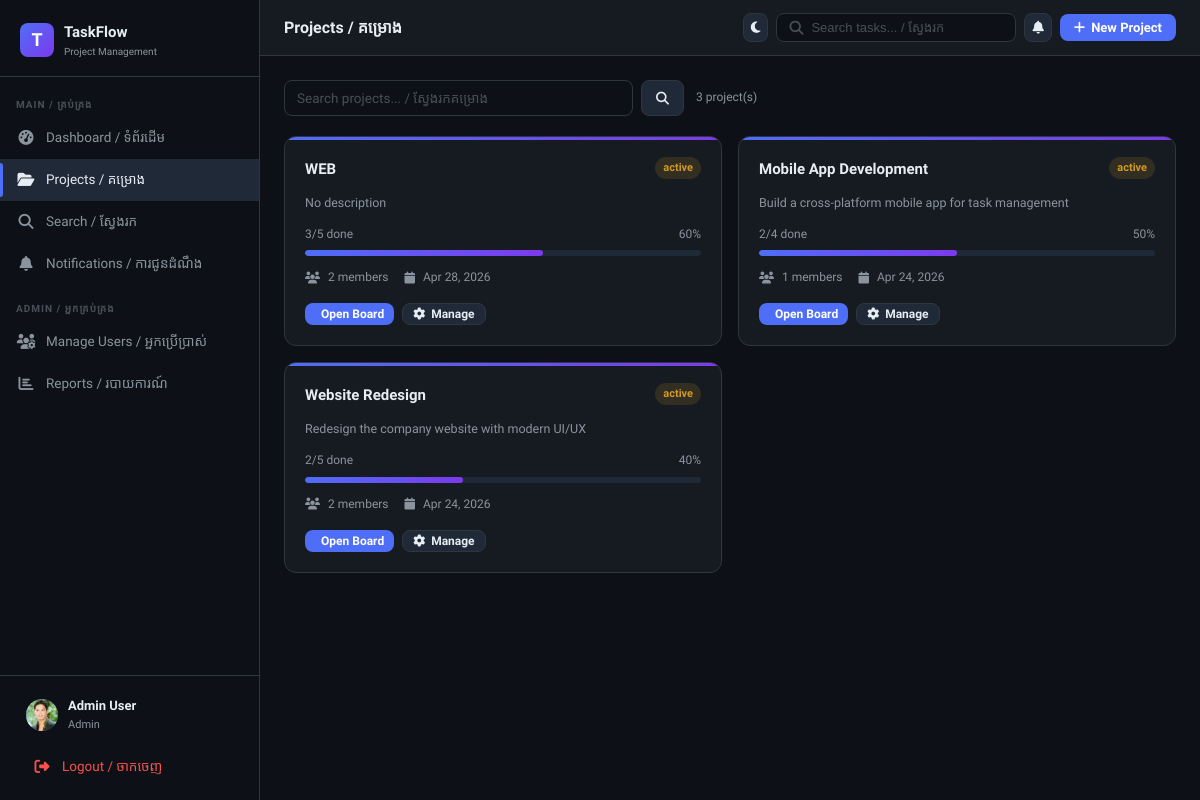
The page /projects/ (signed in) on the database as committed earlier.
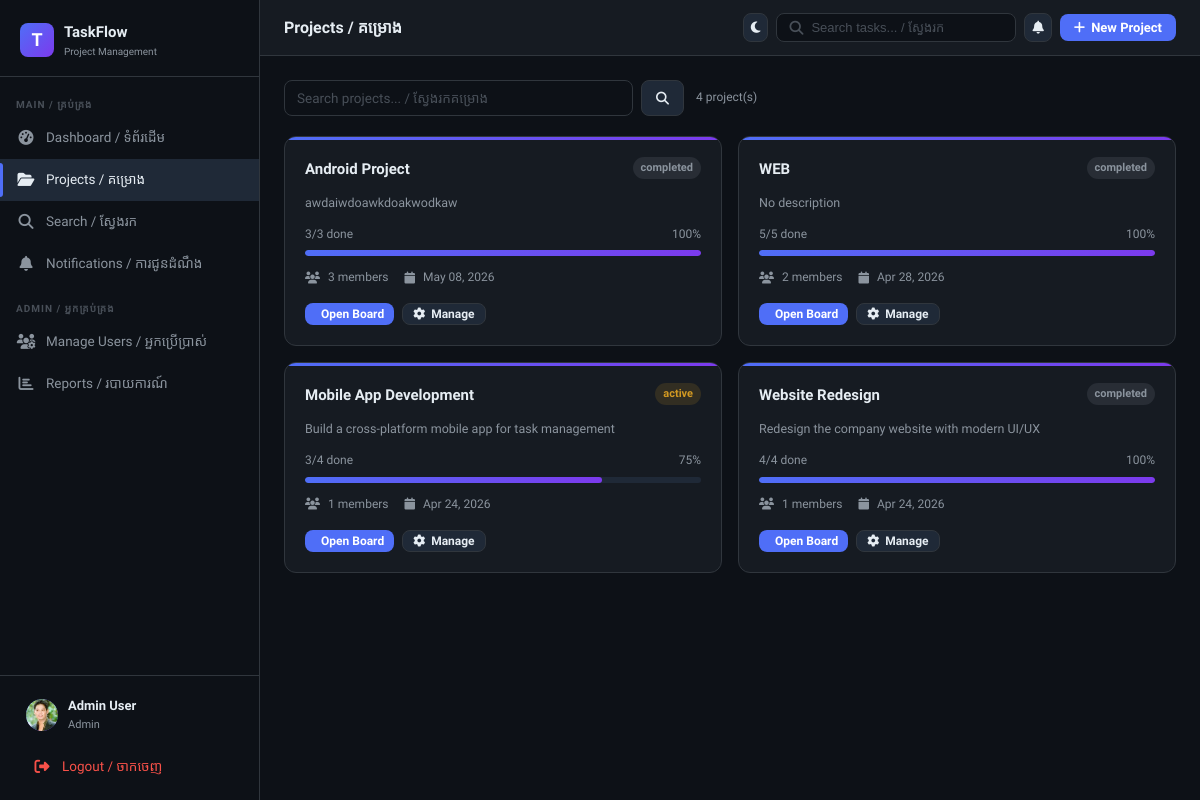
The same page on the database as committed later.
### core/models.py (models this page shows, shortened)
class User(AbstractUser):
    ROLE_CHOICES = [("admin", "Admin"), ("member", "Member")]
    role = models.CharField(max_length=10, choices=ROLE_CHOICES, default="member")
    avatar = models.ImageField(upload_to="avatars/", blank=True, null=True)
    is_active = models.BooleanField(default=True)
    @property
    def is_admin(self):
        return self.role == "admin"

class Project(models.Model):
    STATUS_CHOICES = [("active", "Active"), ("archived", "Archived")]
    owner = models.ForeignKey(
        User, on_delete=models.CASCADE, related_name="owned_projects"
    )
    name = models.CharField(max_length=150)
    description = models.TextField(blank=True)
    status = models.CharField(
        max_length=20,
        choices=[("active", "Active"), ("completed", "Completed")],
        default="active",
    )
    created_at = models.DateTimeField(auto_now_add=True)
    updated_at = models.DateTimeField(auto_now=True)
    @property
    def total_cards(self):
        return Card.objects.filter(list__board__project=self).count()
    @property
    def done_cards(self):
        return Card.objects.filter(list__board__project=self, status="done").count()
    @property
    def progress(self):
        total = self.total_cards
        return int((self.done_cards / total) * 100) if total > 0 else 0

### core/views.py (the view, shortened to what this page needs)
# urls.py: path('projects/', views.project_list, name='projects'),
@login_required
def project_list(request):
    user = request.user
    if user.is_admin:
        projects = Project.objects.all().order_by("-created_at")
    q = request.GET.get("q", "")
    if q:
        projects = projects.filter(name__icontains=q)
    context = {
        "projects": projects,
        "q": q,
        "unread_count": user.notifications.filter(is_read=False).count(),
    }
    return render(request, "projects/list.html", context)

### templates/projects/list.html (shortened to what this page needs)
{% extends 'base.html' %}
{% block page_title %}Projects / គម្រោង{% endblock %}
{% block topbar_extra %}
<a href="{% url 'project_create' %}" class="btn btn-primary"><i class="fa-solid fa-plus"></i> New Project</a>
{% endblock %}
{% block content %}
<div style="display:flex;align-items:center;gap:12px;margin-bottom:20px">
  <form method="get" style="flex:1;max-width:400px;display:flex;gap:8px">
    <input type="text" name="q" class="form-control" placeholder="Search projects... / ស្វែងរកគម្រោង" value="{{ q }}">
    <button type="submit" class="btn btn-secondary"><i class="fa-solid fa-search"></i></button>
  </form>
  <span class="text-muted text-small">{{ projects|length }} project(s)</span>
</div>
{% if projects %}
<div class="project-grid">
  {% for project in projects %}
  <div class="project-card" style="cursor:default;transform:none">
    <div style="display:flex;justify-content:space-between;align-items:flex-start">
      <div class="project-name">{{ project.name }}</div>
      <span class="badge {% if project.status == 'active' %}badge-doing{% else %}badge-todo{% endif %}">{{ project.status }}</span>
    </div>
    <div class="project-desc">{{ project.description|truncatechars:80|default:"No description" }}</div>
    <div>
      <div style="display:flex;justify-content:space-between;font-size:12px;color:var(--text-muted);margin-bottom:6px">
        <span>{{ project.done_cards }}/{{ project.total_cards }} done</span>
        <span>{{ project.progress }}%</span>
      </div>
      <div class="progress-bar"><div class="progress-fill" style="width:{{ project.progress }}%"></div></div>
    </div>
    <div style="display:flex;align-items:center;gap:8px;font-size:12px;color:var(--text-muted)">
      <i class="fa-solid fa-users"></i> {{ project.members.count }} members
      <i class="fa-solid fa-calendar" style="margin-left:8px"></i> {{ project.created_at|date:"M d, Y" }}
    </div>
    <div style="display:flex;gap:8px;margin-top:4px">
      {% with board=project.boards.first %}
      {% if board %}
      <a href="{% url 'board' project.id board.id %}" class="btn btn-primary btn-sm">
         Open Board
      </a>
      {% endif %}
      {% endwith %}
      <a href="{% url 'project_detail' project.id %}" class="btn btn-secondary btn-sm">
        <i class="fa-solid fa-gear"></i> Manage
      </a>
    </div>
  </div>
  {% endfor %}
</div>
{% endif %}
{% endblock %}

### templates/base.html (shortened to what this page needs)
{% load static %}
<!doctype html>
<html lang="km-en">
  <head>
    <link rel="stylesheet" href="{% static 'css/main.css' %}" />
    <link
      rel="stylesheet"
      href="https://cdnjs.cloudflare.com/ajax/libs/font-awesome/6.5.0/css/all.min.css"
    />
  </head>
  <body>
    <aside class="sidebar" id="sidebar">
      <div class="sidebar-logo">
        <div class="logo-icon">T</div>
        <div>
          <div class="logo-text">TaskFlow</div>
          <div class="logo-sub">Project Management</div>
        </div>
      </div>
      <nav class="sidebar-nav">
        <div class="nav-section">Main / គ្រប់គ្រង</div>
        <a
          href="{% url 'dashboard' %}"
          class="nav-link {% if request.resolver_match.url_name == 'dashboard' %}active{% endif %}"
        >
          <span class="nav-icon"><i class="fa-solid fa-gauge-high"></i></span>
          Dashboard / ទំព័រដើម
        </a>
        <a
          href="{% url 'projects' %}"
          class="nav-link {% if 'project' in request.resolver_match.url_name %}active{% endif %}"
        >
          <span class="nav-icon"><i class="fa-solid fa-folder-open"></i></span>
          Projects / គម្រោង
        </a>
        <a
          href="{% url 'search' %}"
          class="nav-link {% if request.resolver_match.url_name == 'search' %}active{% endif %}"
        >
          <span class="nav-icon"
            ><i class="fa-solid fa-magnifying-glass"></i
          ></span>
          Search / ស្វែងរក
        </a>
        <a
          href="{% url 'notifications' %}"
          class="nav-link {% if request.resolver_match.url_name == 'notifications' %}active{% endif %}"
        >
          <span class="nav-icon"><i class="fa-solid fa-bell"></i></span>
          Notifications / ការជូនដំណឹង
        </a>
        {% if user.is_admin %}
        <div class="nav-section" style="margin-top: 8px">
          Admin / អ្នកគ្រប់គ្រង
        </div>
        <a
          href="{% url 'admin_users' %}"
          class="nav-link {% if request.resolver_match.url_name == 'admin_users' %}active{% endif %}"
        >
          <span class="nav-icon"><i class="fa-solid fa-users-gear"></i></span>
          Manage Users / អ្នកប្រើប្រាស់
        </a>
        <a
          href="{% url 'admin_reports' %}"
          class="nav-link {% if request.resolver_match.url_name == 'admin_reports' %}active{% endif %}"
        >
          <span class="nav-icon"><i class="fa-solid fa-chart-bar"></i></span>
          Reports / របាយការណ៍
        </a>
        {% endif %}
      </nav>
      <div class="sidebar-footer">
        <a href="{% url 'profile' %}" class="user-card">
          <div class="user-avatar">
            {% if user.avatar %}<img src="{{ user.avatar.url }}" alt="" />
            {% else %}{{ user.username|first|upper }}{% endif %}
          </div>
          <div class="user-info">
            <div class="user-name">
              {{ user.get_full_name|default:user.username }}
            </div>
            <div class="user-role">{{ user.role }}</div>
          </div>
        </a>
        <a
          href="{% url 'logout' %}"
          class="nav-link"
          style="margin-top: 4px; color: var(--red)"
        >
          <span class="nav-icon"
            ><i class="fa-solid fa-right-from-bracket"></i
          ></span>
          Logout / ចាកចេញ
        </a>
      </div>
    </aside>
    <div class="main-content">
      <div class="topbar">
        <div class="topbar-title">{% block page_title %}{% endblock %}</div>
        <div class="topbar-actions">
          <button
            id="themeToggle"
            class="btn btn-icon btn-secondary"
            type="button"
          >
            <i class="fa-solid fa-moon" id="themeIcon"></i>
          </button>
          <form action="{% url 'search' %}" method="get" class="search-bar">
            <i
              class="fa-solid fa-magnifying-glass"
              style="color: var(--text-faint)"
            ></i>
            <input
              type="text"
              name="q"
              placeholder="Search tasks... / ស្វែងរក"
              value="{{ request.GET.q }}"
            />
          </form>
          <a
            href="{% url 'notifications' %}"
            class="btn btn-icon btn-secondary"
            style="position: relative"
          >
            <i class="fa-solid fa-bell"></i>
          </a>
          {% block topbar_extra %}{% endblock %}
        </div>
      </div>
      <div class="page-content">
         {% block content %}{% endblock %}
      </div>
    </div>
  </body>
</html>

Rows that differ between the two databases and show on the page:
added Project: name "Android Project", status "completed", description "awdaiwdoawkdoakwodkaw", done_cards "3", total_cards "3", progress "100", members.count "3", created_at "May 08, 2026"
changed Project "WEB": status "active" → "completed"; done_cards "3" → "5"; progress "60" → "100"; {{ project.progress }} 60 → 100 (drawn)
computed for Project "Mobile App Development": done_cards "2" → "3"; progress "50" → "75"; {{ project.progress }} 50 → 75 (drawn)
changed Project "Website Redesign": status "active" → "completed"; done_cards "2" → "4"; total_cards "5" → "4"; progress "40" → "100"; {{ project.progress }} 40 → 100 (drawn); members.count "2" → "1"
Other text that changed with them:
{{ projects|length }}: "3" → "4"
